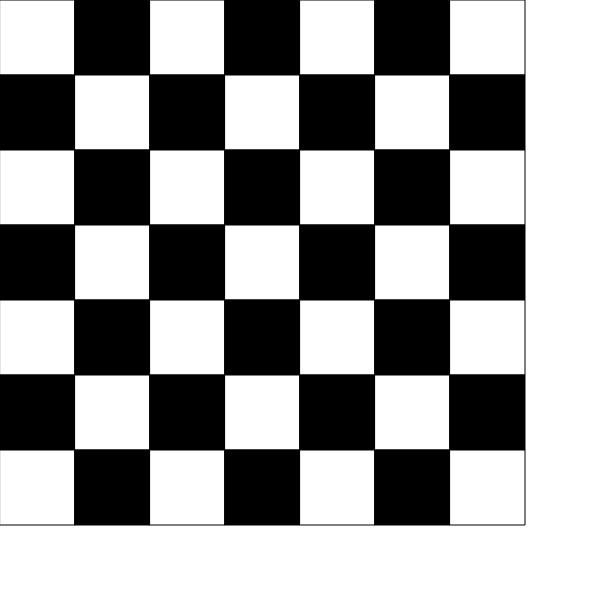
Frame 1 (no input)
Frame 2 (the mouse pressed at the canvas centre, redrawn once): identical to frame 1, image omitted

The p5.js sketch that drew this single still picture (run headless with seeded random() and noise() and a simulated clock; the mouse was pressed at the canvas centre and the sketch redrawn once):

// p5.js sketch
// ── sketch.js
//Chess Board


//Initialize variables
let rectColor = false;
let rectLocationX = 0;
let rectLocationY = 0;


function setup() {
  createCanvas(600, 600);
  noLoop();
}


function draw() {
  drawChessBoard();
}


function drawChessBoard() {
  //while Y<chessboards height
  for (rectLocationY; rectLocationY < 525; rectLocationY += 75) {

    //while X<chessboards width
    for (rectLocationX; rectLocationX < 525; rectLocationX += 75) {
      colorSwap();
      rect(rectLocationX, rectLocationY, 75, 75);
    }

    //reset rectLocationX to far left
    rectLocationX = 0;
  }
}

function colorSwap() {
  //Swap colors at start of function
  rectColor = !rectColor;

  //if rectColor is true, fill white, else, fill black.
  if (rectColor === true) {
    fill(255);
  }
  else {
    fill(0);
  }
}
